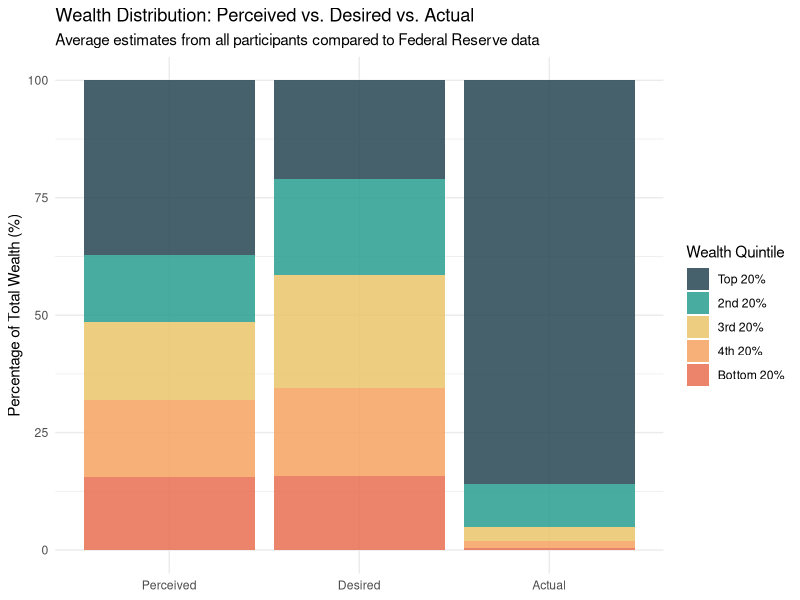
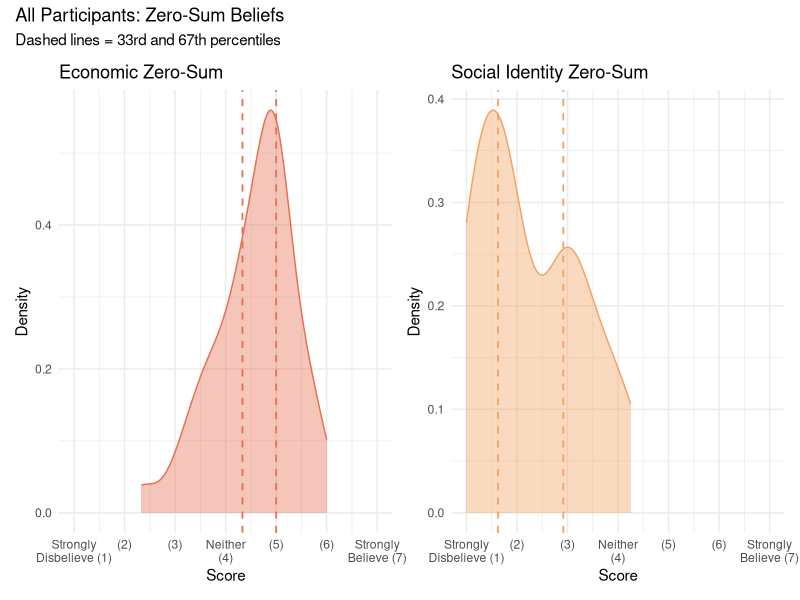
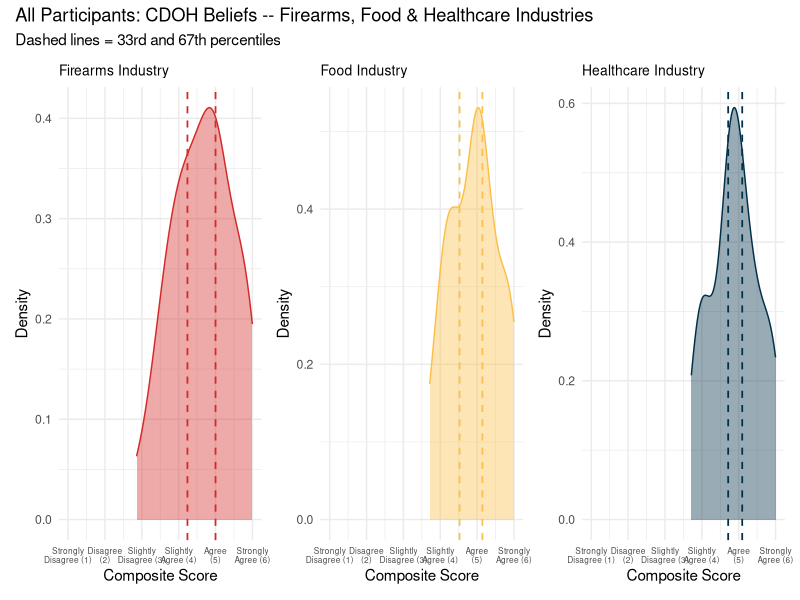

Reproduce these figures in R, in order.
## ---- chunk 1
#| label: setup-ch9
#| include: false

library(tidyverse)
library(ggplot2)
library(ggpubr)
library(patchwork)
library(kableExtra)

# ---- Percentile Helper ----
add_percentile <- function(x) {
  pct <- round(percent_rank(x) * 100)
  label <- case_when(
    pct < 33.33 ~ "low",
    pct < 66.67 ~ "mid",
    TRUE ~ "high"
  )
  paste0(pct, "% (", label, ")")
}

# ---- Color Palette for Chapter 9 ----
# Wealth Distribution
colors_perceived  <- "#264653"   # dark teal — Perceived distribution
colors_desired    <- "#2a9d8f"   # teal — Desired distribution
colors_actual     <- "#e9c46a"   # gold — Actual distribution

# Zero-Sum Beliefs
colors_zs_economic <- "#e76f51"  # burnt orange — Economic zero-sum
colors_zs_social   <- "#f4a261"  # amber — Social identity zero-sum

# CDOH Beliefs
colors_cdoh_firearms  <- "#d62828"   # red — Firearms industry
colors_cdoh_food      <- "#fcbf49"   # yellow — Food industry
colors_cdoh_health    <- "#003049"   # dark blue — Healthcare industry

# ---- Load & Prepare Data ----
alldata <- read_csv("data/survey_data.csv", show_col_types = FALSE)

alldata <- alldata %>%
  filter(
    !is.na(PASSWORD),
    PASSWORD != "PASSWORD",
    !grepl("ImportId", PASSWORD, fixed = TRUE),
    !grepl("ImportId", YEAR, fixed = TRUE),
    PASSWORD != "What is the current year?",
    YEAR != "What is the current year?"
  )

# Remove duplicate olive0925 (keep first occurrence, drop second)
olive_rows <- which(alldata$PASSWORD == "olive0925")
if (length(olive_rows) > 1) {
  alldata <- alldata[-olive_rows[-1], ]
}

# Clean passwords: replace identifying entries
alldata <- alldata %>%
  mutate(
    PASSWORD = case_when(
      PASSWORD == "Powerisgay2!" ~ "Power2",
      PASSWORD == "K1lc0yne$402" ~ "Health$402",
      PASSWORD == "Charlie1203" ~ "Health1203",
      PASSWORD == "aaron4103" ~ "health4103",
      PASSWORD == "brandonc1248" ~ "health1248",
      PASSWORD == "joyas1244" ~ "health1244",
      PASSWORD == "olive0925" ~ "health0925",
      TRUE ~ PASSWORD
    )
  )

alldata <- alldata %>%
  mutate(
    CLASS = factor(
      CLASS,
      levels = c("1", "2", "3"),
      labels = c("PH322", "ANTH206", "Peer Mentor / TA")
    )
  )
## ---- chunk 2
#| label: wealth-compute

wealth_data <- alldata %>%
  select(CLASS, PASSWORD,
         WEALTHDISTRIBUTION_5, WEALTHDISTRIBUTION_4, WEALTHDISTRIBUTION_3,
         WEALTHDISTRIBUTION_2, WEALTHDISTRIBUTION_1,
         DESIREDWEALTHDISTRIB_5, DESIREDWEALTHDISTRIB_4, DESIREDWEALTHDISTRIB_3,
         DESIREDWEALTHDISTRIB_2, DESIREDWEALTHDISTRIB_1) %>%
  mutate(across(-c(CLASS, PASSWORD), ~ as.numeric(.)))
## ---- chunk 3
#| label: wealth-password-perceived

wealth_perceived <- wealth_data %>%
  filter(!is.na(PASSWORD), PASSWORD != "") %>%
  select(PASSWORD,
         WEALTHDISTRIBUTION_5, WEALTHDISTRIBUTION_4, WEALTHDISTRIBUTION_3,
         WEALTHDISTRIBUTION_2, WEALTHDISTRIBUTION_1) %>%
  arrange(PASSWORD)

kbl(
  wealth_perceived,
  digits = 1,
  escape = FALSE,
  col.names = c("Password",
                 paste0("<span style='color:", colors_perceived, "'>Top 20%</span>"),
                 paste0("<span style='color:", colors_perceived, "'>2nd</span>"),
                 paste0("<span style='color:", colors_perceived, "'>3rd</span>"),
                 paste0("<span style='color:", colors_perceived, "'>4th</span>"),
                 paste0("<span style='color:", colors_perceived, "'>Bottom 20%</span>")),
  caption = "Perceived Wealth Distribution (% of total wealth)"
) %>%
  kable_styling(bootstrap_options = c("striped", "hover", "condensed"), full_width = FALSE)
## ---- chunk 4
#| label: wealth-password-desired

wealth_desired <- wealth_data %>%
  filter(!is.na(PASSWORD), PASSWORD != "") %>%
  select(PASSWORD,
         DESIREDWEALTHDISTRIB_5, DESIREDWEALTHDISTRIB_4, DESIREDWEALTHDISTRIB_3,
         DESIREDWEALTHDISTRIB_2, DESIREDWEALTHDISTRIB_1) %>%
  arrange(PASSWORD)

kbl(
  wealth_desired,
  digits = 1,
  escape = FALSE,
  col.names = c("Password",
                 paste0("<span style='color:", colors_desired, "'>Top 20%</span>"),
                 paste0("<span style='color:", colors_desired, "'>2nd</span>"),
                 paste0("<span style='color:", colors_desired, "'>3rd</span>"),
                 paste0("<span style='color:", colors_desired, "'>4th</span>"),
                 paste0("<span style='color:", colors_desired, "'>Bottom 20%</span>")),
  caption = "Desired Wealth Distribution (% of total wealth)"
) %>%
  kable_styling(bootstrap_options = c("striped", "hover", "condensed"), full_width = FALSE)
## ---- chunk 5
#| label: wealth-stacked-bar
#| fig-cap: "Wealth Distribution: Average perceived vs. desired distribution compared to actual U.S. wealth distribution."
#| fig-width: 10
#| fig-height: 6

# Calculate average perceived and normalize to 100%
avg_perceived <- wealth_data %>%
  summarise(across(starts_with("WEALTHDISTRIBUTION_"), ~ mean(., na.rm = TRUE))) %>%
  pivot_longer(everything(), names_to = "quintile", values_to = "pct") %>%
  mutate(
    pct = pct / sum(pct) * 100,  # Normalize to 100%
    quintile_label = c("Top 20%", "2nd 20%", "3rd 20%", "4th 20%", "Bottom 20%"),
    type = "Perceived"
  )

# Calculate average desired and normalize to 100%
avg_desired <- wealth_data %>%
  summarise(across(starts_with("DESIREDWEALTHDISTRIB_"), ~ mean(., na.rm = TRUE))) %>%
  pivot_longer(everything(), names_to = "quintile", values_to = "pct") %>%
  mutate(
    pct = pct / sum(pct) * 100,  # Normalize to 100%
    quintile_label = c("Top 20%", "2nd 20%", "3rd 20%", "4th 20%", "Bottom 20%"),
    type = "Desired"
  )

# Actual U.S. wealth distribution (approximate, Federal Reserve 2022)
actual <- tibble(
  quintile = paste0("actual_", 1:5),
  pct = c(86, 9, 3, 1.5, 0.5),
  quintile_label = c("Top 20%", "2nd 20%", "3rd 20%", "4th 20%", "Bottom 20%"),
  type = "Actual"
)

wealth_compare <- bind_rows(avg_perceived, avg_desired, actual) %>%
  mutate(
    type = factor(type, levels = c("Perceived", "Desired", "Actual")),
    quintile_label = factor(quintile_label,
      levels = c("Top 20%", "2nd 20%", "3rd 20%", "4th 20%", "Bottom 20%"))
  )

ggplot(wealth_compare, aes(x = type, y = pct, fill = quintile_label)) +
  geom_col(position = "stack", alpha = 0.85) +
  scale_fill_manual(values = c(
    "Top 20%" = "#264653", "2nd 20%" = "#2a9d8f",
    "3rd 20%" = "#e9c46a", "4th 20%" = "#f4a261", "Bottom 20%" = "#e76f51"
  )) +
  labs(
    title = "Wealth Distribution: Perceived vs. Desired vs. Actual",
    subtitle = "Average estimates from all participants compared to Federal Reserve data",
    x = NULL, y = "Percentage of Total Wealth (%)",
    fill = "Wealth Quintile"
  ) +
  theme_minimal() +
  theme(legend.position = "right")
## ---- chunk 6
#| label: zerosun-compute

zs_data <- alldata %>%
  select(CLASS, PASSWORD, all_of(paste0("OPINIONBELIEFS_", 1:11))) %>%
  mutate(across(starts_with("OPINIONBELIEFS_"), ~ as.numeric(.)))

zs_data <- zs_data %>%
  mutate(
    zs_economic = rowMeans(
      pick(OPINIONBELIEFS_1, OPINIONBELIEFS_2, OPINIONBELIEFS_3), na.rm = TRUE
    ),
    zs_social = rowMeans(
      pick(all_of(paste0("OPINIONBELIEFS_", 4:11))), na.rm = TRUE
    )
  )
## ---- chunk 7
#| label: zerosun-password-table

zs_password <- zs_data %>%
  filter(!is.na(PASSWORD), PASSWORD != "") %>%
  select(PASSWORD, zs_economic, zs_social) %>%
  mutate(
    zs_economic_pct = add_percentile(zs_economic),
    zs_social_pct = add_percentile(zs_social)
  ) %>%
  select(PASSWORD, zs_economic, zs_economic_pct, zs_social, zs_social_pct) %>%
  arrange(PASSWORD)

kbl(
  zs_password,
  digits = 2,
  escape = FALSE,
  col.names = c("Password",
                 paste0("<span style='color:", colors_zs_economic, "'>Economic</span>"),
                 paste0("<span style='color:", colors_zs_economic, "'>Percentile</span>"),
                 paste0("<span style='color:", colors_zs_social, "'>Social Identity</span>"),
                 paste0("<span style='color:", colors_zs_social, "'>Percentile</span>")),
  caption = "Zero-Sum Beliefs: Your Composite Scores"
) %>%
  kable_styling(bootstrap_options = c("striped", "hover", "condensed"), full_width = FALSE)
## ---- chunk 8
#| label: zerosun-density
#| fig-cap: "Zero-Sum Beliefs: Economic vs. Social Identity dimensions. Dashed lines indicate 33rd and 67th percentiles."
#| fig-width: 10
#| fig-height: 5

zs_long <- zs_data %>%
  select(CLASS, zs_economic, zs_social) %>%
  pivot_longer(cols = starts_with("zs_"), names_to = "dimension", values_to = "score") %>%
  mutate(dimension = recode(dimension,
    zs_economic = "Economic Zero-Sum", zs_social = "Social Identity Zero-Sum"))

zs_econ_scores <- zs_long %>% filter(dimension == "Economic Zero-Sum") %>% pull(score)
zs_econ_q33 <- quantile(zs_econ_scores, probs = 1/3, na.rm = TRUE)
zs_econ_q67 <- quantile(zs_econ_scores, probs = 2/3, na.rm = TRUE)

zs_soc_scores <- zs_long %>% filter(dimension == "Social Identity Zero-Sum") %>% pull(score)
zs_soc_q33 <- quantile(zs_soc_scores, probs = 1/3, na.rm = TRUE)
zs_soc_q67 <- quantile(zs_soc_scores, probs = 2/3, na.rm = TRUE)

p_zs_econ <- ggdensity(
  zs_long %>% filter(dimension == "Economic Zero-Sum"),
  x = "score", fill = colors_zs_economic, color = colors_zs_economic, alpha = 0.4
) +
  geom_vline(xintercept = zs_econ_q33, linetype = "dashed", color = colors_zs_economic, linewidth = 0.6) +
  geom_vline(xintercept = zs_econ_q67, linetype = "dashed", color = colors_zs_economic, linewidth = 0.6) +
  coord_cartesian(xlim = c(1, 7)) + scale_x_continuous(breaks = 1:7, labels = c("Strongly\nDisbelieve (1)", "(2)", "(3)", "Neither\n(4)", "(5)", "(6)", "Strongly\nBelieve (7)")) +
  labs(title = "Economic Zero-Sum", x = "Score", y = "Density") +
  theme_minimal() + theme(legend.position = "none")

p_zs_soc <- ggdensity(
  zs_long %>% filter(dimension == "Social Identity Zero-Sum"),
  x = "score", fill = colors_zs_social, color = colors_zs_social, alpha = 0.4
) +
  geom_vline(xintercept = zs_soc_q33, linetype = "dashed", color = colors_zs_social, linewidth = 0.6) +
  geom_vline(xintercept = zs_soc_q67, linetype = "dashed", color = colors_zs_social, linewidth = 0.6) +
  coord_cartesian(xlim = c(1, 7)) + scale_x_continuous(breaks = 1:7, labels = c("Strongly\nDisbelieve (1)", "(2)", "(3)", "Neither\n(4)", "(5)", "(6)", "Strongly\nBelieve (7)")) +
  labs(title = "Social Identity Zero-Sum", x = "Score", y = "Density") +
  theme_minimal() + theme(legend.position = "none")

p_zs_econ + p_zs_soc +
  plot_annotation(
    title = "All Participants: Zero-Sum Beliefs",
    subtitle = "Dashed lines = 33rd and 67th percentiles"
  )
## ---- chunk 9
#| label: cdoh-compute

cdoh_data <- alldata %>%
  select(CLASS, PASSWORD, all_of(paste0("CDOHBELIEFS_", 1:21))) %>%
  mutate(across(starts_with("CDOHBELIEFS_"), ~ as.numeric(.)))

cdoh_data <- cdoh_data %>%
  mutate(
    cdoh_firearms = rowMeans(
      pick(CDOHBELIEFS_1, CDOHBELIEFS_4, CDOHBELIEFS_7,
             CDOHBELIEFS_10, CDOHBELIEFS_13, CDOHBELIEFS_16, CDOHBELIEFS_19),
      na.rm = TRUE
    ),
    cdoh_food = rowMeans(
      pick(CDOHBELIEFS_2, CDOHBELIEFS_5, CDOHBELIEFS_8,
             CDOHBELIEFS_11, CDOHBELIEFS_14, CDOHBELIEFS_17, CDOHBELIEFS_20),
      na.rm = TRUE
    ),
    cdoh_healthcare = rowMeans(
      pick(CDOHBELIEFS_3, CDOHBELIEFS_6, CDOHBELIEFS_9,
             CDOHBELIEFS_12, CDOHBELIEFS_15, CDOHBELIEFS_18, CDOHBELIEFS_21),
      na.rm = TRUE
    )
  )
## ---- chunk 10
#| label: cdoh-password-table

cdoh_password <- cdoh_data %>%
  filter(!is.na(PASSWORD), PASSWORD != "") %>%
  select(PASSWORD, cdoh_firearms, cdoh_food, cdoh_healthcare) %>%
  mutate(
    cdoh_firearms_pct = add_percentile(cdoh_firearms),
    cdoh_food_pct = add_percentile(cdoh_food),
    cdoh_healthcare_pct = add_percentile(cdoh_healthcare)
  ) %>%
  select(PASSWORD, cdoh_firearms, cdoh_firearms_pct, cdoh_food, cdoh_food_pct, cdoh_healthcare, cdoh_healthcare_pct) %>%
  arrange(PASSWORD)

kbl(
  cdoh_password,
  digits = 2,
  escape = FALSE,
  col.names = c("Password",
                 paste0("<span style='color:", colors_cdoh_firearms, "'>Firearms</span>"),
                 paste0("<span style='color:", colors_cdoh_firearms, "'>Fire(%)</span>"),
                 paste0("<span style='color:", colors_cdoh_food, "'>Food</span>"),
                 paste0("<span style='color:", colors_cdoh_food, "'>Food(%)</span>"),
                 paste0("<span style='color:", colors_cdoh_health, "'>Healthcare</span>"),
                 paste0("<span style='color:", colors_cdoh_health, "'>HC(%)</span>")),
  caption = "CDOH Beliefs: Firearms, Food & Healthcare Industry Composite Scores"
) %>%
  kable_styling(bootstrap_options = c("striped", "hover", "condensed"), full_width = TRUE)
## ---- chunk 11
#| label: cdoh-density
#| fig-cap: "CDOH Beliefs: Beliefs about corporate influence on health across three industries. Dashed lines indicate 33rd and 67th percentiles."
#| fig-width: 14
#| fig-height: 5

cdoh_long <- cdoh_data %>%
  select(CLASS, cdoh_firearms, cdoh_food, cdoh_healthcare) %>%
  pivot_longer(cols = starts_with("cdoh_"), names_to = "industry", values_to = "score") %>%
  mutate(
    industry = recode(industry,
      cdoh_firearms = "Firearms Industry",
      cdoh_food = "Food Industry",
      cdoh_healthcare = "Healthcare Industry"),
    industry = factor(industry, levels = c("Firearms Industry", "Food Industry", "Healthcare Industry"))
  )

make_cdoh_plot <- function(name, color) {
  d <- cdoh_long %>% filter(industry == name)
  q33 <- quantile(d$score, probs = 1/3, na.rm = TRUE)
  q67 <- quantile(d$score, probs = 2/3, na.rm = TRUE)
  ggdensity(d, x = "score", fill = color, color = color, alpha = 0.4) +
    geom_vline(xintercept = q33, linetype = "dashed", color = color, linewidth = 0.6) +
    geom_vline(xintercept = q67, linetype = "dashed", color = color, linewidth = 0.6) +
    coord_cartesian(xlim = c(1, 6)) +
    scale_x_continuous(breaks = 1:6, labels = c("Strongly\nDisagree (1)", "Disagree\n(2)", "Slightly\nDisagree (3)", "Slightly\nAgree (4)", "Agree\n(5)", "Strongly\nAgree (6)")) +
    labs(title = name, x = "Composite Score", y = "Density") +
    theme_minimal() + theme(legend.position = "none", plot.title = element_text(size = 10), axis.text.x = element_text(size = 6))
}

p_fire <- make_cdoh_plot("Firearms Industry", colors_cdoh_firearms)
p_food <- make_cdoh_plot("Food Industry", colors_cdoh_food)
p_hc <- make_cdoh_plot("Healthcare Industry", colors_cdoh_health)

p_fire + p_food + p_hc +
  plot_annotation(
    title = "All Participants: CDOH Beliefs -- Firearms, Food & Healthcare Industries",
    subtitle = "Dashed lines = 33rd and 67th percentiles"
  )
